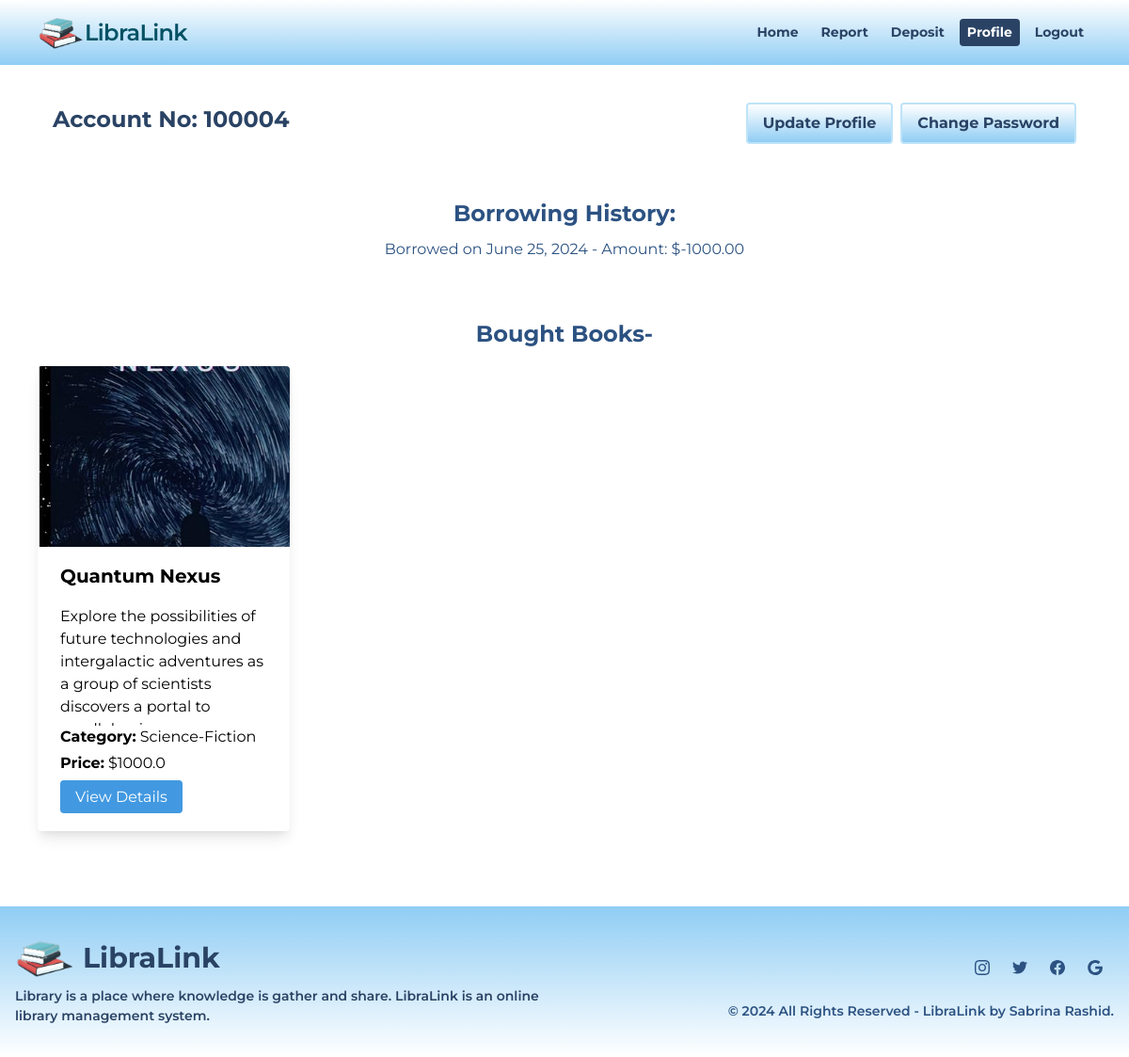
Screenshot of /accounts/profile/ (signed in) with the database file from the repository.
### accounts/models.py (models this page shows, shortened)
class UserLibraryAccount(models.Model):
    user = models.OneToOneField(User, related_name='account', on_delete=models.CASCADE)
    account_no = models.IntegerField(unique=True)
    birth_date = models.DateField(null=True, blank=True)
    gender = models.CharField(max_length=10, choices=GENDER_TYPE)
    initial_deposite_date = models.DateField(auto_now_add=True)
    balance = models.DecimalField(default=0, max_digits=12, decimal_places=2)

### transactions/models.py (models this page shows)
class Transaction(models.Model):
    account = models.ForeignKey(UserLibraryAccount, related_name='transactions', on_delete=models.CASCADE)
    amount = models.DecimalField(decimal_places=2, max_digits=12)
    balance_after_transaction = models.DecimalField(decimal_places=2, max_digits=12)
    transaction_type = models.IntegerField(choices=TRANSACTION_TYPE, null=True)
    timestamp = models.DateTimeField(auto_now_add=True)
    class Meta:
        ordering = ['-timestamp']

### books/models.py (models this page shows, shortened)
class Book(models.Model):
    categories = models.CharField(max_length=50, choices=CATEGORY_CHOICES)
    title = models.CharField(max_length=100)
    image = models.ImageField(upload_to='books/media/uploads', blank=True, null=True)
    description = models.TextField()
    price = models.FloatField()
    borrowers = models.ManyToManyField(User, related_name='borrowed_books', blank=True)

### accounts/views.py (the view, shortened to what this page needs)
# urls.py: path('profile/', UserProfileView.as_view(), name='profile'),
class UserProfileView(LoginRequiredMixin, View):
    template_name = 'accounts/profile.html'
    def get(self, request):
        form = UserUpdateForm(instance=request.user)
        borrowers = Book.objects.filter(borrowers=request.user)
        transaction_history = Transaction.objects.filter(
            account=request.user.account,
            transaction_type=BORROWED
        ).order_by('-timestamp')
        return render(request, self.template_name, {'form': form, 'books': borrowers, 'transaction_history': transaction_history})

### accounts/templates/accounts/profile.html (shortened to what this page needs)
{% extends 'base.html' %}
{% block content %}
<div class="bg-white p-4 rounded-xl my-6 mx-4 md:mx-10">
    <div class="flex items-center justify-between">
        <h4 class="hidden md:flex font-bold text-2xl text-left pb-2 text-blue-900">
            Account No: {{request.user.account.account_no}}
        </h4>
       <div class="flex items-center">
        <a href="{% url 'update_profile' %}" class="bg-gradient-to-b from-white to-blue-300 border-2 border-blue-200 text-blue-900 font-bold py-2 px-4 rounded">
            Update Profile
        </a>
        <a href="{% url 'change_pass' %}" class="bg-gradient-to-b from-white to-blue-300 border-2 border-blue-200 text-blue-900 font-bold py-2 px-4 rounded ml-2">
            Change Password
        </a>
       </div>
    </div>
</div>
<div class="bg-white p-4 rounded-xl my-6 text-center text-blue-800">
  <h2 class="text-2xl font-bold mb-2">Borrowing History:</h2>
  <ul class="list-inside">
      {% for transaction in transaction_history %}
          <li class="mb-2 sm:mb-3 md:mb-4 lg:mb-5">
              Borrowed on {{ transaction.timestamp|date:"F d, Y" }} - Amount: ${{ transaction.amount }}
          </li>
      {% endfor %}
  </ul>
</div>
{% include 'accounts/borrow_books.html' %}
{% endblock %}

### accounts/templates/accounts/borrow_books.html
<div class="mx-4 md:mx-10 mt-5 mb-20">
    {% if books %}
    <h2 class="text-center text-2xl font-bold mb-4 text-blue-800">Bought Books-</h2>
    <div class="grid grid-cols-1 sm:grid-cols-2 md:grid-cols-3 lg:grid-cols-4 gap-4">
        {% for book in books %}
        <div class="max-w-sm bg-white rounded overflow-hidden shadow-lg transition ease-in-out duration-300 ">
            {% if book.image %}
            <img src="{{ book.image.url }}" alt="{{ book.title }} Image" class="w-full h-48 object-cover">
            {% else %}
            <div class="bg-gray-300 w-full h-48 flex items-center justify-center">
                <p class="text-gray-500">No Image Available</p>
            </div>
            {% endif %}
            <div class="px-6 py-4">
                <div class="font-bold text-xl mb-2">{{ book.title }}</div>
                <div class="mt-4 flex flex-col justify-between">
                    <div class="overflow-y-auto h-32">
                        <p>
                            {{ book.description }}
                        </p>
                    </div>
                    <div>
                        <p class="mb-1">
                            <strong>Category:</strong> {{ book.categories }}
                        </p>
                        <p class="mb-1">
                            <strong>Price:</strong> ${{ book.price }}
                        </p>
                    </div>
                    <div class="my-2">
                        <a href="{% url 'details_book' book.id %}" class="px-4 py-2 bg-blue-500 text-white rounded">
                            View Details
                        </a>
                    </div>
                </div>
            </div>
        </div>
        {% endfor %}
    </div>
    {% else %}
    <div class="h-70vh flex justify-content-center items-center">
        <h1 class="text-2xl">No bought books yet.</h1>
    </div>
    {% endif %}
</div>

### core/static/style.css (style rules this page uses)
* { margin: 0; padding: 0; box-sizing: border-box; font-family: 'Montserrat', sans-serif; }
body { width: 100%; height: 100%; }

### rows the page displays
Book: image (picture), title "Quantum Nexus", description "Explore the possibilities of future technologies and intergalactic adventures as a group of scientists discovers a portal to…", categories "Science-Fiction", price "1000.0"

### other values shown
{{ request.user.account.account_no }} "100004"
